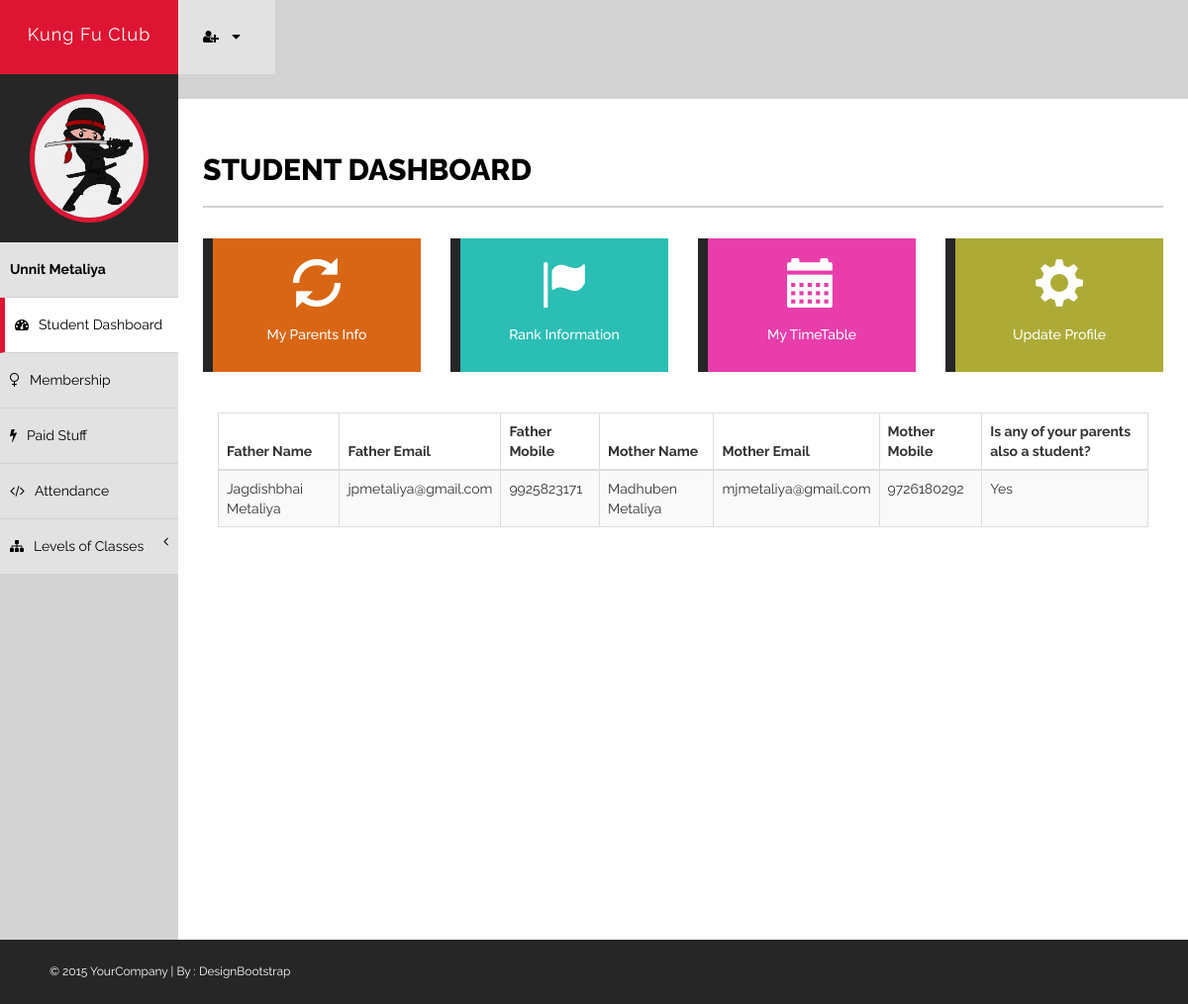
The page /myparents.php on the database its author committed.
### tables this page shows
CREATE TABLE IF NOT EXISTS `parents` (
  `parentID` int(11) NOT NULL,
  `fathername` varchar(255) NOT NULL,
  `fatheremail` varchar(255) NOT NULL,
  `fathermobile` varchar(255) NOT NULL,
  `mothername` varchar(255) NOT NULL,
  `motheremail` varchar(255) DEFAULT NULL,
  `mothermobile` varchar(255) NOT NULL,
  `parentstudent` varchar(255) NOT NULL,
  `student_num` int(11) NOT NULL
);

### myparents.php (the view, shortened to what this page needs)
<!DOCTYPE html>
<html xmlns="http://www.w3.org/1999/xhtml">
<head>
    <link href="assets/css/bootstrap.css" rel="stylesheet" />
    <link href="assets/css/font-awesome.css" rel="stylesheet" />
    <link href="assets/css/style.css" rel="stylesheet" />
</head>
<body>
    <div id="wrapper">
        <nav class="navbar navbar-default navbar-cls-top " role="navigation" style="margin-bottom: 0">
            <div class="navbar-header">
                <a  class="navbar-brand" href="index.html">Kung Fu Club
                </a>
            </div>
            <div class="notifications-wrapper">
<ul class="nav">
                <li class="dropdown">
                    <a class="dropdown-toggle" data-toggle="dropdown" href="#">
                        <i class="fa fa-user-plus"></i>  <i class="fa fa-caret-down"></i>
                    </a>
                </li>
            </ul>
            </div>
        </nav>
        <nav  class="navbar-default navbar-side" role="navigation">
            <div class="sidebar-collapse">
                <ul class="nav" id="main-menu">
                    <li>
                        <div class="user-img-div">
                            <img src="assets/img/ninja.gif" class="img-circle" />
                        </div>
                    </li>
                     <li>
                        <a  href="#"> <strong> Unnit Metaliya </strong></a>
                    </li>
                    <li>
                        <a class="active-menu"  href="memberpage.php"><i class="fa fa-dashboard "></i>Student Dashboard</a>
                    </li>
                    <li>
                        <a href="ui.html"><i class="fa fa-venus "></i>Membership </a>
                    </li>
                    <li>
                        <a href="table.html"><i class="fa fa-bolt "></i>Paid Stuff </a>
                    </li>
                     <li>
                        <a href="forms.html"><i class="fa fa-code "></i>Attendance</a>
                    </li>
                    <li>
                        <a href="#"><i class="fa fa-sitemap "></i>Levels of Classes <span class="fa arrow"></span></a>
                    </li>
                </ul>
            </div>
        </nav>
        <<div id="page-wrapper" class="page-wrapper-cls">
            <div id="page-inner">
                <div class="row">
                    <div class="col-md-12">
                        <h1 class="page-head-line">STUDENT DASHBOARD</h1>
                    </div>
                </div>
                <div class="row">
                    <div class="col-md-12">
                    </div>
                </div>
                <div class="row">
            <div class=" col-md-3 col-sm-3">
                <div class="style-box-one Style-one-clr-one">
                            <a href="parents.php">
                                <span class="glyphicon glyphicon-refresh"></span>
                                 <h5>My Parents Info</h5>
                            </a>
                        </div>
                        </div>
              <div class=" col-md-3 col-sm-3">
                <div class="style-box-one Style-one-clr-two">
                            <a href="rankinfo.php">
                                <span class="glyphicon glyphicon-flag"></span>
                                 <h5>Rank Information</h5>
                            </a>
                        </div>
                        </div>
             <div class=" col-md-3 col-sm-3">
                <div class="style-box-one Style-one-clr-three">
                            <a href="table.html">
                                <span class="glyphicon glyphicon-calendar"></span>
                                 <h5>My TimeTable</h5>
                            </a>
                        </div>
                        </div>
              <div class=" col-md-3 col-sm-3">
                <div class="style-box-one Style-one-clr-four">
                            <a href="#">
                                <span class="glyphicon glyphicon-cog"></span>
                                <h5>Update Profile</h5>
                            </a>
                        </div>
                        </div>
            </div>
                 <div class="row">
                    <div class="col-md-12">
                    </div>
                </div>   <div class=" col-md-12">
                <div class="table-responsive">
                            <table class="table table-striped table-bordered table-hover">
                                <thead>
                                    <tr>
                                        <th>Father Name</th>
                                        <th>Father Email</th>
                                        <th>Father Mobile</th>
                                        <th>Mother Name</th>
                                        <th>Mother Email</th>
                                        <th>Mother Mobile</th>
                                        <th>Is any of your parents also a student?</th>
                                    </tr>
                                </thead>
<?php
$dbLink = new mysqli('127.0.0.1', 'root', '', 'kungfu');
$sql = 'SELECT `fathername`,`fatheremail`,`fathermobile`, `mothername`, `motheremail`, `mothermobile`, `parentstudent` FROM `parents` LIMIT 1';
$result = $dbLink->query($sql);
if($result) {
    if($result->num_rows == 0) {
          echo '<p>No Info. Sorry!</p>';
    }
        else {
                    while($row = $result->fetch_assoc()){
                                                           echo "<tr>";
                                                              echo "<td>{$row['fathername']}</td>";
                                                              echo "<td>{$row['fatheremail']}</td>";
                                                              echo "<td>{$row['fathermobile']}</td>";
                                                              echo "<td>{$row['mothername']}</td>";
                                                              echo "<td>{$row['motheremail']}</td>";
                                                              echo "<td>{$row['mothermobile']}</td>";
                                                              echo "<td>{$row['parentstudent']}</td>";
                                                              echo  "</tr>";
                    }
                 echo '</table>';
    }
    $result->free(); }
    else {
      echo 'Error! SQL query failed:';
    echo "<pre>{$dbLink->error}</pre>";
}
?>
                        </div>
                        </div>
            </div>
        </div>
    </div>
    <footer >
        &copy; 2015 YourCompany | By : <a href="http://www.designbootstrap.com/" target="_blank">DesignBootstrap</a>
    </footer>
</body>
</html>

### assets/css/style.css (style rules this page uses)
body { font-family: 'Raleway', sans-serif; line-height:25px; font-size:14px; }
#wrapper { width: 100%; background: #d2d2d2; }
#page-wrapper { padding: 15px 15px; min-height: 800px; background: #fff; }
#page-inner { width: 100%; margin: 10px 20px 10px 0px; background-color: #fff!important; padding: 10px; min-height: 800px; }
.page-head-line { font-size: 30px; text-transform: uppercase; color: #000; font-weight: 800; padding-bottom: 20px; border-bottom: 2px solid #d2d2d2; margin-bottom: 30px; }
.navbar-cls-top .navbar-brand { color: #fff; background: #DD1533; width: 180px; text-align: center; height: 75px; font-size: 18px; letter-spacing: 1px; padding-top: 25px; }
.user-img-div { min-height: 130px; padding: 20px; background-color: #262626; text-align:center; }
.user-img-div img { height: 130px; border: 5px solid #DD1533; }
.active-menu { background-color: #fff!important; border-left: 5px solid #DD1533; }
.arrow { float: right; }
.fa.arrow:before { content: "\f104"; }
.sidebar-collapse, .sidebar-collapse .nav { background: none; }
.sidebar-collapse .nav { padding: 0; }
.sidebar-collapse .nav > li > a { color: #000; background: #E2E2E2; text-shadow: none; border-bottom: 1px solid #D2D2D2; }
.sidebar-collapse > .nav > li > a { padding: 15px 10px; }
.navbar-side { border: none; background-color: #202020; }
.navbar-cls-top { background: #262626; border-bottom: none; }
.navbar-default { border: 0px solid black; }
.navbar-header { background: #000000; }
.nav > li > a > i { margin-right: 10px; }
.notifications-wrapper { margin-left:3px; }
.notifications-wrapper .nav { background-color: #D2d2d2; }
.notifications-wrapper li { display: inline-block; }
.notifications-wrapper li a { padding: 25px; min-height: 50px; }
.notifications-wrapper .nav > li > a { background-color: #E2E2E2; color:#000; }
footer { background-color:#262626; padding:20px 50px; color:#fff; font-size:12px; }
footer a { color:#fff; }
.style-box-one { text-align: center; padding: 20px; margin-bottom: 40px; border-left: 10px solid #262626; }
.style-box-one a, .style-box-one a:hover { color: #fff; text-decoration: none; }
.style-box-one span { font-size: 50px; padding-bottom: 10px; }
.Style-one-clr-one { background-color: #d96614; }
.Style-one-clr-two { background-color: #2bbeb5; }
.Style-one-clr-three { background-color: #e83dab; }
.Style-one-clr-four { background-color: #adab36; }
@media (min-width:768px) { .page-wrapper-cls { margin: 0 0 0 180px; } }
@media (min-width:768px) { .navbar-side { z-index: 1; position: absolute; width: 180px; } }
@media (min-width:768px) { .navbar { border-radius: 0px; } }

### rows shown on the page
parents: fathername "Jagdishbhai Metaliya", fatheremail "jpmetaliya@gmail.com", fathermobile "9925823171", mothername "Madhuben Metaliya", motheremail "mjmetaliya@gmail.com", mothermobile "9726180292", parentstudent "Yes"
